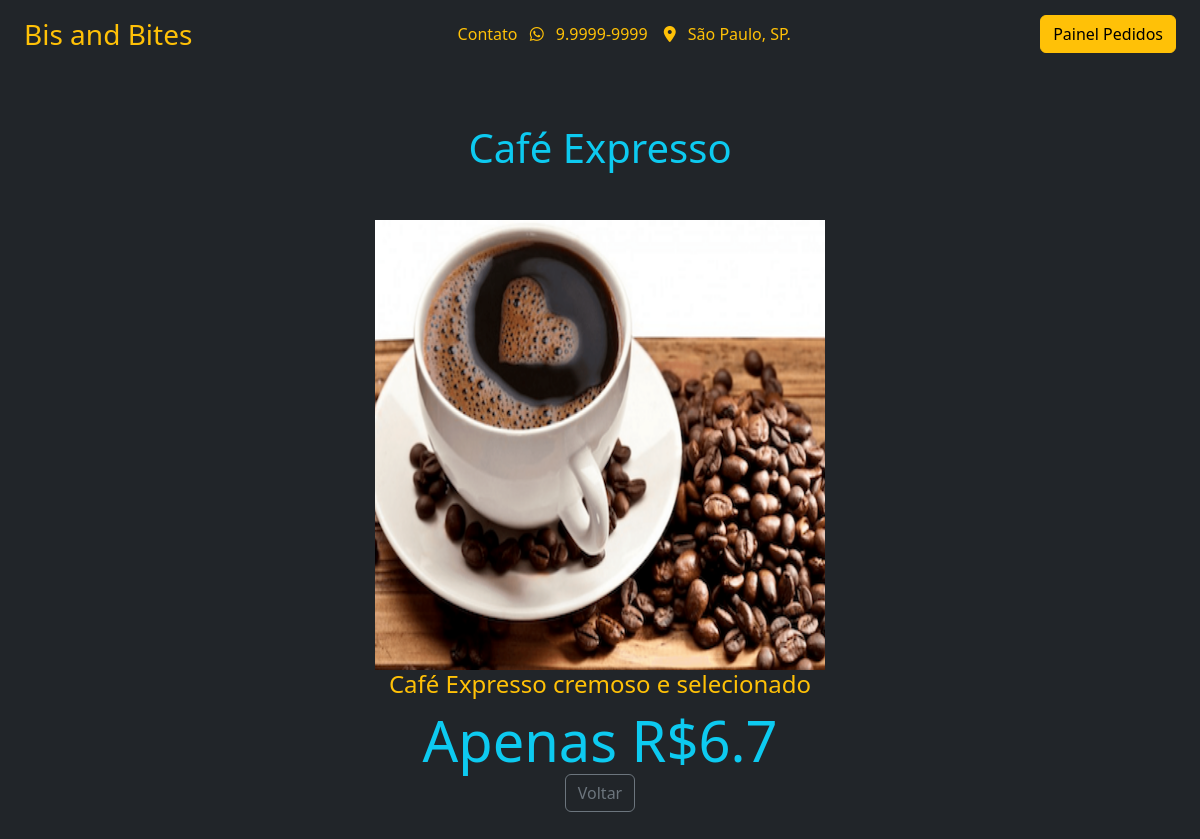
The app's page /produtos/1 with its own data.
### cafeteria/models.py (models this page shows, shortened)
class Produto(models.Model):
    nome = models.TextField(null=False, blank=False, default='')
    descricao = models.TextField(null=False, blank=False)
    preco = models.FloatField(null=False, blank=False)
    imagem = models.ImageField(upload_to='cafeteria/img', default='', null=False, blank=False)

### cafeteria/views.py (the view)
# urls.py: path('produtos/<int:produto_id>', views.detalhe_produto, name='produtos'),
def detalhe_produto(request, produto_id):
    produto = Produto.objects.get(pk=produto_id)
    context = {
        'produto': produto
    }
    return render(request, 'cafeteria/produto.html', context=context)

### cafeteria/templates/cafeteria/produto.html (shortened to what this page needs)
{% extends 'cafeteria/base.html' %}
{% load static %}
{% block navbar %}
  {% include 'fragments/navbar.html' %}
{% endblock %}
{% block content %}
    <div class="col-md-6 offset-3 d-flex flex-column justify-content-center align-items-center vh-100">
        <h1 class="text-info text-center mb-5">{{ produto.nome }}</h1>
        <img src="{{ produto.imagem.url }}" class="card-img-top" alt="cafeteria" style="height: 450px;width: 450px">
        <h4 class="text-warning text-center">{{ produto.descricao }}</h4>
        <div class="span display-4 text-info">Apenas R${{ produto.preco }}</div>
        <div>
          <button class="btn btn-outline-secondary" type="button" onclick="location.href = 'javascript:window.history.go(-1)'" id="bt_voltar">Voltar</button>
        </div>
    </div>
{% endblock %}

### records on screen
Produto: nome "Café Expresso", imagem (picture), descricao "Café Expresso cremoso e selecionado", preco "6.7"
